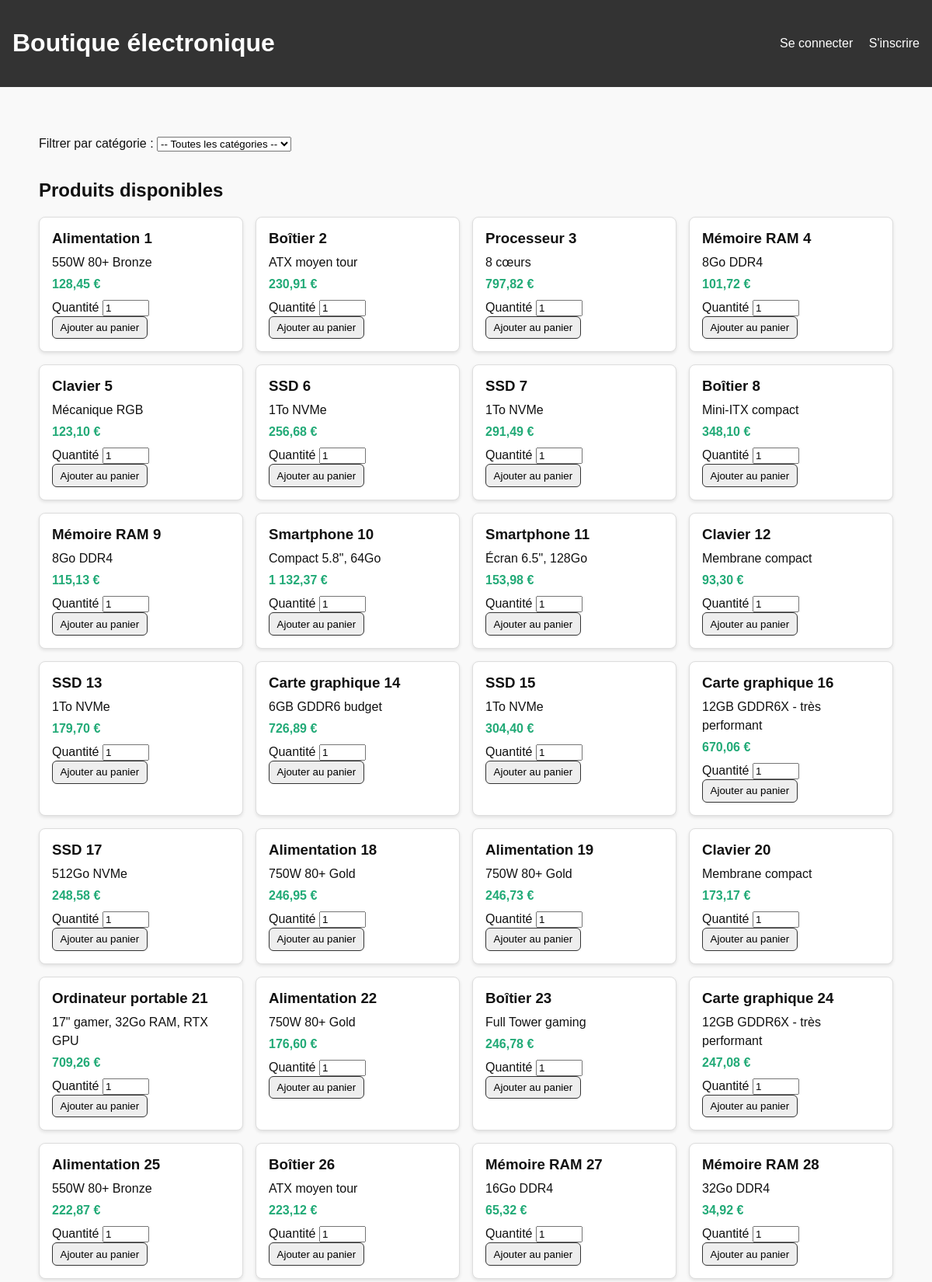
The page / (upper part) on the database its author committed.
### tables this page shows
CREATE TABLE IF NOT EXISTS `produits` (
  `id` int NOT NULL AUTO_INCREMENT,
  `nom` varchar(255) NOT NULL,
  `description` text,
  `prix` decimal(10,2) NOT NULL,
  `created_at` timestamp NULL DEFAULT CURRENT_TIMESTAMP,
  `categorie_id` int DEFAULT NULL,
  PRIMARY KEY (`id`),
  KEY `fk_produits_categories` (`categorie_id`)
);

### index.php (the view, shortened to what this page needs)
<?php
require_once './phplogin.php';
$user = isset($_SESSION['user']) && is_array($_SESSION['user']) ? $_SESSION['user'] : null;
$selectedCategory = isset($_GET['cat']) ? (int)$_GET['cat'] : 0;
try {
    if ($selectedCategory > 0) {
        $stmt = $pdo->prepare("SELECT id, nom, description, prix FROM produits WHERE categorie_id = ? ORDER BY id ASC");
        $stmt->execute([$selectedCategory]);
    } else {
        $stmt = $pdo->query("SELECT id, nom, description, prix FROM produits ORDER BY id ASC");
    }
    $products = $stmt->fetchAll(PDO::FETCH_ASSOC);
} catch (PDOException $e) {
    die("Erreur lors de la récupération des produits : " . $e->getMessage());
}
?>
<!doctype html>
<html lang="fr">
<head>
    <link rel="stylesheet" href="./css/index.css">
</head>
<body>
<header>
    <h1>Boutique électronique</h1>
    <nav>
        <?php if ($user): ?>
            <span>Bonjour, <?= htmlspecialchars($user['pseudo']) ?></span>
            <a href="./shop/panier.php" class="cart-link">
                Panier (<?= array_sum(array_column($_SESSION['panier'] ?? [], 'qte')) ?: 0 ?>)
            </a>
            <a href="./accont_system/mon_compte.php">Mon compte</a>
            <a href="./accont_system/logout.php">Se déconnecter</a>
            <?php if (!empty($user['is_admin'])): ?>
                <a href="./admin_system/admin.php">Administration</a>
            <?php endif; ?>
        <?php else: ?>
            <a href="./accont_system/login.php">Se connecter</a>
            <a href="./accont_system/register.php">S'inscrire</a>
        <?php endif; ?>
    </nav>
</header>
<div class="container">
    <div class="filters" style="margin: 1em 0;">
        <form method="get" style="display: inline-block;">
            <label for="cat">Filtrer par catégorie :</label>
            <select name="cat" id="cat" onchange="this.form.submit()">
                <option value="0">-- Toutes les catégories --</option>
            </select>
        </form>
    </div>
    <h2>Produits disponibles</h2>
    <div class="grid">
        <?php if (count($products) > 0): ?>
            <?php foreach ($products as $p): ?>
                <div class="card">
                    <h3><?= htmlspecialchars($p['nom']) ?></h3>
                    <p><?= htmlspecialchars($p['description']) ?></p>
                    <p class="price"><?= number_format($p['prix'], 2, ',', ' ') ?> €</p>
                    <div class="actions">
                        <form method="post" action="./shop/ajouter_panier.php" style="margin:0;">
                            <label style="display:inline-block">
                                Quantité <input type="number" name="qte" value="1" min="1" style="width:60px;">
                            </label>
                            <button type="submit" class="btn">Ajouter au panier</button>
                        </form>
                    </div>
                </div>
            <?php endforeach; ?>
        <?php else: ?>
            <p>Aucun produit trouvé dans cette catégorie.</p>
        <?php endif; ?>
    </div>
</div>
</body>
</html>
</html>

### phplogin.php (shortened to what this page needs)
<head>
    <link rel="stylesheet" href="">
</head>

### css/index.css (style rules this page uses)
:root { --base-font-family: system-ui, -apple-system, "Segoe UI", Roboto, "Helvetica Neue", Arial; --base-font-size: 16px; }
html, body { margin: 0; padding: 0; font-family: var(--base-font-family); font-size: var(--base-font-size); background: white; color: #111; }
p { line-height: 1.5; margin: 0 0 1rem 0; }
body { font-family:Arial; margin:0; padding:0; background:#f9f9f9; }
header { display:flex; justify-content:space-between; align-items:center; padding:1rem; background:#333; color:#fff; }
header a { color:#fff; text-decoration:none; margin-left:1rem; }
.container { max-width:1100px; margin:2rem auto; padding:1rem; }
.grid { display:grid; grid-template-columns:repeat(auto-fill,minmax(240px,1fr)); gap:1rem; }
.card { background:#fff; border:1px solid #ddd; border-radius:8px; padding:1rem; box-shadow:0 2px 4px rgba(0,0,0,0.1); }
.card h3 { margin:0 0 .5rem; }
.card p { margin:.25rem 0; }
.price { font-weight:bold; color:#2a7; }
.actions { margin-top:.5rem; display:flex; gap:.5rem; align-items:center; }
.btn { padding:.4rem .6rem; border-radius:6px; border:1px solid #333; background:#eee; text-decoration:none; }

### rows shown on the page
produits: nom "Alimentation 1", description "550W 80+ Bronze", prix "128,45"
produits: nom "Boîtier 2", description "ATX moyen tour", prix "230,91"
produits: nom "Processeur 3", description "8 cœurs", prix "797,82"
produits: nom "Mémoire RAM 4", description "8Go DDR4", prix "101,72"
produits: nom "Clavier 5", description "Mécanique RGB", prix "123,10"
produits: nom "SSD 6", description "1To NVMe", prix "256,68"
produits: nom "SSD 7", description "1To NVMe", prix "291,49"
produits: nom "Boîtier 8", description "Mini-ITX compact", prix "348,10"
produits: nom "Mémoire RAM 9", description "8Go DDR4", prix "115,13"
produits: nom "Smartphone 10", description "Compact 5.8\", 64Go", prix "1 132,37"
produits: nom "Smartphone 11", description "Écran 6.5\", 128Go", prix "153,98"
produits: nom "Clavier 12", description "Membrane compact", prix "93,30"
produits: nom "SSD 13", description "1To NVMe", prix "179,70"
produits: nom "Carte graphique 14", description "6GB GDDR6 budget", prix "726,89"
produits: nom "SSD 15", description "1To NVMe", prix "304,40"
produits: nom "Carte graphique 16", description "12GB GDDR6X - très performant", prix "670,06"
produits: nom "SSD 17", description "512Go NVMe", prix "248,58"
produits: nom "Alimentation 18", description "750W 80+ Gold", prix "246,95"
produits: nom "Alimentation 19", description "750W 80+ Gold", prix "246,73"
produits: nom "Clavier 20", description "Membrane compact", prix "173,17"
produits: nom "Ordinateur portable 21", description "17\" gamer, 32Go RAM, RTX GPU", prix "709,26"
produits: nom "Alimentation 22", description "750W 80+ Gold", prix "176,60"
produits: nom "Boîtier 23", description "Full Tower gaming", prix "246,78"
produits: nom "Carte graphique 24", description "12GB GDDR6X - très performant", prix "247,08"
produits: nom "Alimentation 25", description "550W 80+ Bronze", prix "222,87"
produits: nom "Boîtier 26", description "ATX moyen tour", prix "223,12"
produits: nom "Mémoire RAM 27", description "16Go DDR4", prix "65,32"
produits: nom "Mémoire RAM 28", description "32Go DDR4", prix "34,92"
